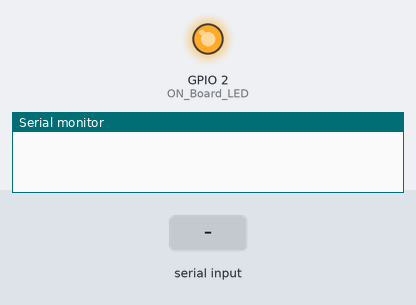
This sketch was run on a simulated ESP8266 (NodeMCU). On the bench: output pins drawn as LEDs (lit = HIGH), the last lines printed to the serial monitor. The test bench sets the inputs (shaded band). WiFi joins after 1.5 s; servers stay silent unless stated; uploads are accepted with an empty reply.

Above: at 4.4 s.
4.5 s: "90,45,200\n" received over Serial
At 10.9 s:
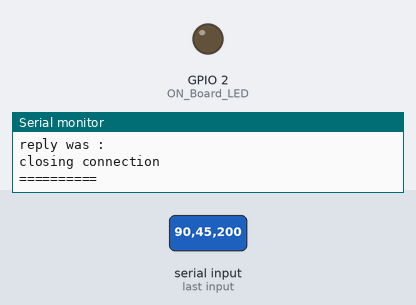
Timing chart, 0 to 12.4 s (numbered marks = the images above; inputs shaded):
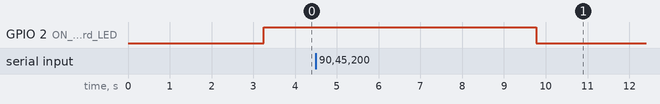

Measured:
- after the input at 4.5 s, GPIO 2 (ON_Board_LED): HIGH → LOW after 5.3 s

The sketch:

esp01.ino
```cpp
#include <stdio.h>
#include <string.h>

String incomingByte;
int sender;
char* randNumber;

char *strings[30];
char *ptr = NULL;

float Pirani_ESP = 0.0;
float MFC1_ESP = 0.0 ;
float MFC2_ESP = 0.0 ;
float MFC3_ESP = 0.0 ;
float MFC4_ESP = 0.0 ;

char buf[30];

#include <ESP8266WiFi.h>
#include <WiFiClientSecure.h>
#include <WiFiManager.h>

#define ON_Board_LED 2  //--> Defining an On Board LED, used for indicators when the process of connecting to a wifi router

//----------------------------------------Host & httpsPort
const char* host = "script.google.com";
const int httpsPort = 443;
//----------------------------------------

WiFiClientSecure client; //--> Create a WiFiClientSecure object.

String GAS_ID = "AKfycbymvhmaNGcsCbmoSvHS21fdstKLAxjjKjei01xuxWgsh7kf64kI70l-GkexULhxIHkPRQ"; //--> spreadsheet script ID

void setup() {
  WiFi.mode(WIFI_STA);
  // put your setup code here, to run once:
  Serial.begin(115200);

  WiFiManager wm;


  bool res;
    // res = wm.autoConnect(); // auto generated AP name from chipid
    // res = wm.autoConnect("AutoConnectAP"); // anonymous ap
    wm.setAPStaticIPConfig(IPAddress(10,0,1,32), IPAddress(10,0,1,32), IPAddress(255,255,255,0));
    res = wm.autoConnect("UTFPR_IOT_10.0.1.32","UTFPRIoTLAB"); // password protected ap

    if(!res) {
        Serial.println("Failed to connect");
        digitalWrite(ON_Board_LED, HIGH);
        // ESP.restart();
    }
    else {
        //if you get here you have connected to the WiFi
        digitalWrite(ON_Board_LED, LOW);
        delay(250);
        digitalWrite(ON_Board_LED, HIGH);
        delay(250);
        digitalWrite(ON_Board_LED, LOW);
        delay(250);
        digitalWrite(ON_Board_LED, HIGH);
        delay(1000);
        digitalWrite(ON_Board_LED, LOW);
    }
  pinMode(ON_Board_LED,OUTPUT); //--> On Board LED port Direction output
  digitalWrite(ON_Board_LED, HIGH); //--> Turn off Led On Board
}

void loop() {
  // put your main code here, to run repeatedly:
  if (Serial.available() > 0) {
        // read the incoming byte:
        incomingByte = Serial.readString();
        incomingByte.toCharArray(buf,30);

        byte index = 0;

        ptr = strtok(buf, ",");  // delimiter
        while (ptr != NULL)
         {
            strings[index] = ptr;
            index++;
            ptr = strtok(NULL, ",");
         }

        Pirani_ESP = atof(strings[0]);
        MFC1_ESP = atof(strings[1]);
        MFC2_ESP = atof(strings[2]);
        MFC3_ESP = atof(strings[3]);
        MFC4_ESP = atof(strings[4]);

        sendData(Pirani_ESP,MFC1_ESP,MFC2_ESP,MFC3_ESP,MFC4_ESP);


        digitalWrite(ON_Board_LED, HIGH);
        delay(3000);
        digitalWrite(ON_Board_LED, LOW);

        }
}

// Subroutine for sending data to Google Sheets
  void sendData(float Pirani_ESP, float MFC1_ESP,float MFC2_ESP,float MFC3_ESP,float MFC4_ESP) {
  Serial.println("==========");
  Serial.print("connecting to ");
  Serial.println(host);

  //----------------------------------------Connect to Google host
  if (!client.connect(host, httpsPort)) {
    Serial.println("connection failed");
    return;
  }
  //----------------------------------------

  //----------------------------------------Processing data and sending data
  String string_Pirani_ESP =  String(Pirani_ESP);
  String string_MFC1_ESP =  String(MFC1_ESP);
  String string_MFC2_ESP =  String(MFC2_ESP);
  String string_MFC3_ESP =  String(MFC3_ESP);
  String string_MFC4_ESP =  String(MFC4_ESP);

  String url = "/macros/s/" + GAS_ID + "/exec?Pirani=" + string_Pirani_ESP + "&MFC1=" + string_MFC1_ESP+ "&MFC2=" + string_MFC2_ESP + "&MFC3=" + string_MFC3_ESP + "&MFC4=" + string_MFC4_ESP;
  Serial.print("requesting URL: ");
  Serial.println(url);

  client.print(String("GET ") + url + " HTTP/1.1\r\n" +
         "Host: " + host + "\r\n" +
         "User-Agent: BuildFailureDetectorESP8266\r\n" +
         "Connection: close\r\n\r\n");

  Serial.println("request sent");
  //----------------------------------------

  //----------------------------------------Checking whether the data was sent successfully or not
  while (client.connected()) {
    String line = client.readStringUntil('\n');
    if (line == "\r") {
      Serial.println("headers received");
      break;
    }
  }
  String line = client.readStringUntil('\n');
  if (line.startsWith("{\"state\":\"success\"")) {
    Serial.println("esp8266/Arduino CI successfull!");
  } else {
    Serial.println("esp8266/Arduino CI has failed");
  }
  Serial.print("reply was : ");
  Serial.println(line);
  Serial.println("closing connection");
  Serial.println("==========");
  Serial.println();
  //----------------------------------------
} 
```
